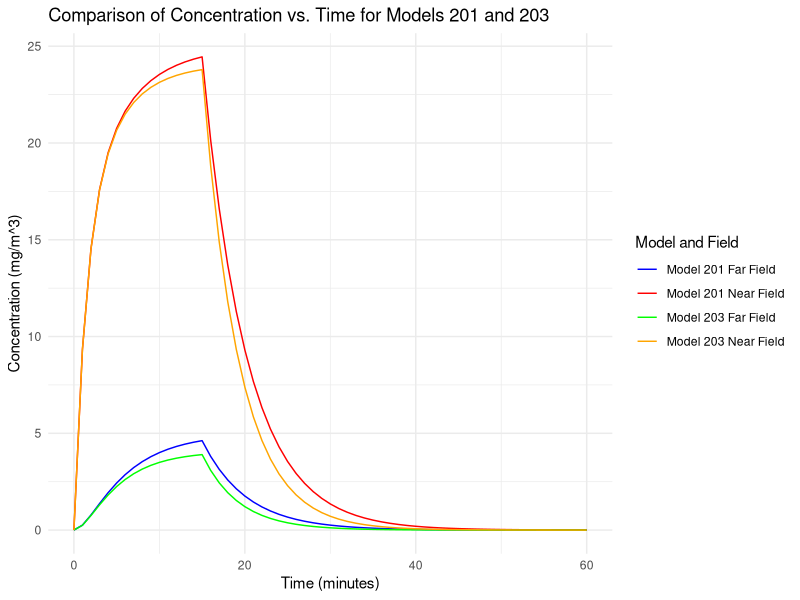

Generate this figure with R:
library(ggplot2)

# Define model 200
model_200 <- function(G, Q, beta, gamma) {
  C_F <- gamma * G / Q # Far field
  C_N <- C_F + ((gamma * G) / beta) # Near field
  return(list(C_F = C_F, C_N = C_N))
}

# Define model 201

# Define the model parameters with units
T <- 60    # minutes
t_g <- 15    # minutes
G <- 100    # mg/min
Q <- 20     # m^3/min
QL <- 5     # m^3/min
epsilon_L <- 0.5  # Local control efficiency
epsilon_LF <- 0.75 # Filtration efficiency
epsilon_RF <- 0.9
Q_R <- 5    # m^3/min
V <- 100    # m^3
V_N <- 8    # Near-field volume in m^3
beta <- 5   # Near-field ventilation rate in m^3/min
gamma <- 0.25

# Derived parameters
V_F <- V - V_N  # Far-field volume in m^3

# Time points
time_points <- 0:T

# Lambda calculations
lambda_1 <- 0.5 * (-(beta * V_F + V_N * (beta + Q)) / (V_N * V_F) +
                     sqrt(((beta * V_F + V_N * (beta + Q)) / (V_N * V_F))^2 -
                            4 * (beta * Q) / (V_N * V_F)))
lambda_2 <- 0.5 * (-(beta * V_F + V_N * (beta + Q)) / (V_N * V_F) -
                     sqrt(((beta * V_F + V_N * (beta + Q)) / (V_N * V_F))^2 -
                            4 * (beta * Q) / (V_N * V_F)))

# Initial concentrations for the decay phase
C_F0 <- G / Q  # Steady state far field concentration
C_N0 <- C_F0 + G / beta  # Steady state near field concentration

# Concentration calculations
C_F_t <- numeric(length(time_points))
C_N_t <- numeric(length(time_points))

for (t in time_points) {
  if (t <= t_g) {
    C_F_t[t + 1] <- C_F0 + G * ((lambda_1 * V_N + beta) / beta) * 
      ((beta * Q + lambda_2 * V_N * (beta + Q)) / (beta * Q * V_N * (lambda_1 - lambda_2))) * 
      exp(lambda_1 * t) - G * ((lambda_2 * V_N + beta) / beta) * 
      ((beta * Q + lambda_1 * V_N * (beta + Q)) / (beta * Q * V_N * (lambda_1 - lambda_2))) * 
      exp(lambda_2 * t)
    C_N_t[t + 1] <- C_N0 + G * ((beta * Q + lambda_2 * V_N * (beta + Q)) / (beta * Q * V_N * (lambda_1 - lambda_2))) * 
      exp(lambda_1 * t) - G * 
      ((beta * Q + lambda_1 * V_N * (beta + Q)) / (beta * Q * V_N * (lambda_1 - lambda_2))) * 
      exp(lambda_2 * t)
  } else {
    C_F_t[t + 1] <- C_F_t[t_g + 1] * exp(lambda_1 * (t - t_g))
    C_N_t[t + 1] <- C_N_t[t_g + 1] * exp(lambda_1 * (t - t_g))
  }
}


results_201 <- data.frame(Time = time_points, C_F_t = C_F_t, C_N_t = C_N_t)

# Model 202
model_202 <- function(G, Q, Q_R, beta, gamma, epsilon_RF) {
  C_F <- gamma * G / (Q + Q_R * epsilon_RF) # Steady state far field concentration
  C_N <- C_F + (gamma * G) / beta           # Steady state near field concentration
  C_R_F <- C_F * (1 - epsilon_RF)           # Concentration on the return side after filtration
  
  return(list(C_F = C_F, C_N = C_N, C_R_F = C_R_F))
}

# Run Model 202
results_202 <- model_202(G, Q, Q_R, beta, gamma, epsilon_LF)



# Model 203
model_203 <- function(G, Q, Q_R, beta, gamma, epsilon_RF, epsilon_L, t_g, T, V, V_N) {
  # Adjusted ventilation rate including filtered recirculated air
  Q_prime <- Q + epsilon_RF * Q_R
  
  # Derived parameters
  V_F <- V - V_N  # Far-field volume in m^3
  
  # Time points
  time_points <- 0:T
  
  # Lambda calculations (same as in Model 201 but with Q replaced by Q_prime)
  lambda_1 <- 0.5 * (-(beta * V_F + V_N * (beta + Q_prime)) / (V_N * V_F) +
                       sqrt(((beta * V_F + V_N * (beta + Q_prime)) / (V_N * V_F))^2 -
                              4 * (beta * Q_prime) / (V_N * V_F)))
  lambda_2 <- 0.5 * (-(beta * V_F + V_N * (beta + Q_prime)) / (V_N * V_F) -
                       sqrt(((beta * V_F + V_N * (beta + Q_prime)) / (V_N * V_F))^2 -
                              4 * (beta * Q_prime) / (V_N * V_F)))
  
  
  # Initial concentrations for the decay phase with Q replaced by Q_prime
  C_F0 <- G / Q_prime  # Steady state far field concentration
  C_N0 <- C_F0 + G / beta  # Steady state near field concentration
  
  # Concentration calculations
  C_F_t <- numeric(length(time_points))
  C_N_t <- numeric(length(time_points))
  
  for (t in time_points) {
    if (t <= t_g) {
      # Concentration rise equations with Q replaced by Q_prime
      C_F_t[t + 1] <- C_F0 + G * ((lambda_1 * V_N + beta) / beta) * 
        ((beta * Q_prime + lambda_2 * V_N * (beta + Q_prime)) / (beta * Q_prime * V_N * (lambda_1 - lambda_2))) * 
        exp(lambda_1 * t) - G * ((lambda_2 * V_N + beta) / beta) * 
        ((beta * Q_prime + lambda_1 * V_N * (beta + Q_prime)) / (beta * Q_prime * V_N * (lambda_1 - lambda_2))) * 
        exp(lambda_2 * t)
      C_N_t[t + 1] <- C_N0 + G * ((beta * Q_prime + lambda_2 * V_N * (beta + Q_prime)) / (beta * Q_prime * V_N * (lambda_1 - lambda_2))) * 
        exp(lambda_1 * t) - G * 
        ((beta * Q_prime + lambda_1 * V_N * (beta + Q_prime)) / (beta * Q_prime * V_N * (lambda_1 - lambda_2))) * 
        exp(lambda_2 * t)
    } else {
      # Concentration decay equations with Q replaced by Q_prime
      C_F_t[t + 1] <- C_F_t[t_g + 1] * exp(lambda_1 * (t - t_g))
      C_N_t[t + 1] <- C_N_t[t_g + 1] * exp(lambda_1 * (t - t_g))
    }
  }
  
  return(list(Time = time_points, C_F_t = C_F_t, C_N_t = C_N_t))
}

# Run Model 203
results_203 <- model_203(G, Q, Q_R, beta, gamma, epsilon_RF, epsilon_L, t_g, T, V, V_N)

combined_df <- data.frame(
    Time = rep(time_points, 4),
    Concentration = c(results_201$C_F_t, results_201$C_N_t, results_203$C_F_t, results_203$C_N_t), # 假设results_203包含了C_F_t和C_N_t
    Model = factor(rep(c("Model 201 Far Field", "Model 201 Near Field",
                         "Model 203 Far Field", "Model 203 Near Field"), each = T + 1))
)

# 绘制对比图
ggplot(data = combined_df, aes(x = Time, y = Concentration, color = Model)) +
    geom_line() +
    labs(title = 'Comparison of Concentration vs. Time for Models 201 and 203', 
         x = 'Time (minutes)', y = 'Concentration (mg/m^3)') +
    theme_minimal() +
    scale_color_manual(values = c("Model 201 Far Field" = "blue",
                                  "Model 201 Near Field" = "red",
                                  "Model 203 Far Field" = "green",
                                  "Model 203 Near Field" = "orange")) +
    guides(color = guide_legend(title = "Model and Field"))

